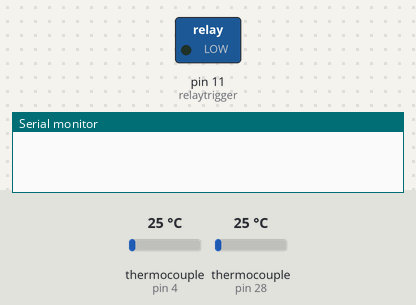
This sketch was run on a simulated Arduino Mega 2560, built with avr-gcc and run on an emulated ATmega2560. Parts: switched loads named in the sketch (green lamp = pin HIGH), the last lines printed to the serial monitor. Inputs (shaded band) come from the test bench; at power-on: thermocouple (sensors on pin 4, pin 28) 25 °C. Pins used as bus, display or sensor lines are not drawn.

Above: at 0.1 s.
At 0.6 s:
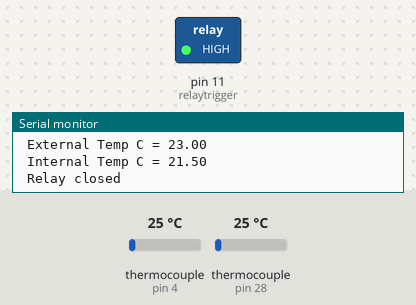
Timing chart, 0 to 2.1 s (numbered marks = the images above):
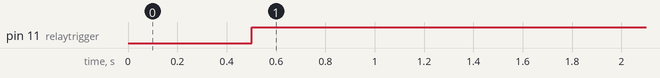

The sketch:

heat_tape_control_v2.ino
```cpp
//Purpose of this code is to control the temperature of the heating tape with
// the aid of a K-type thermocouple.

#include "max6675.h"

//Defining variables
float actualtemp_ext = 0;
float actualtemp_int = 0;
float thermocouple1_offset = 2; //+2 deg. C offset
float thermocouple2_offset = 3.5; //+3.5 deg. C offset
float templimit_ext = 500;
float templimit_int = 400;

//Relay Pin Definitions
int relaytrigger = 11;

//Thermocouple 1 Pin Definitions
int thermoDO1 = 3;            // SO pin on HW-550 board
int thermoCS1 = 4;            // CS pin (PWM)
int thermoCLK1 = 5;           // SCK pin (PWM)
int vccPin1 = 6;              // choose pin for vcc
int gndPin1 = 7;              // choose pin for gnd

//Thermocouple 2 Pin Definitions
int thermoDO2 = 30;            // SO pin on HW-550 board
int thermoCS2 = 28;            // CS pin (PWM)
int thermoCLK2 = 26;           // SCK pin (PWM)
int vccPin2 = 24;              // choose pin for vcc
int gndPin2 = 22;              // choose pin for gnd

MAX6675 thermocouple1(thermoCLK1, thermoCS1, thermoDO1);      //defining MAX6675
MAX6675 thermocouple2(thermoCLK2, thermoCS2, thermoDO2);      //defining MAX6675


void setup() {
  Serial.begin(9600);
  // For Relay
  pinMode(relaytrigger, OUTPUT);

  // For thermocouple 1
  pinMode(vccPin1, OUTPUT); digitalWrite(vccPin1, HIGH); //set pin as a 5V vcc
  pinMode(gndPin1, OUTPUT); digitalWrite(gndPin1, LOW);  //set pin as a gnd

   // For thermocouple 2
  pinMode(vccPin2, OUTPUT); digitalWrite(vccPin2, HIGH); //set pin as a 5V vcc
  pinMode(gndPin2, OUTPUT); digitalWrite(gndPin2, LOW);  //set pin as a gnd

  // wait for MAX chip to stabilize
  delay(500);
}

void loop() {
  // basic readout test, just print the current temp

   //Serial.print("Thermocouple 1 C = ");
   //Serial.println(thermocouple1.readCelsius());
   actualtemp_ext = (thermocouple1.readCelsius()) - thermocouple1_offset;
   Serial.print("\n External Temp C = ");
   Serial.println(actualtemp_ext);
   if (actualtemp_ext < templimit_ext) //Temperature Comparison
   {
        actualtemp_int = (thermocouple2.readCelsius()) - thermocouple2_offset;
        Serial.print("\n Internal Temp C = ");
        Serial.println(actualtemp_int);
        if (actualtemp_int < templimit_int) //Temperature Comparison
        {
        digitalWrite(relaytrigger,HIGH);           // Turns ON Relay
        Serial.println("\n Relay closed");
        }
        else
        {
        digitalWrite(relaytrigger,LOW);           // Turns OFF Relay
        Serial.println("\n Relay open");
        }
   }
   else
   {
       actualtemp_int = (thermocouple2.readCelsius()) - thermocouple2_offset;
       Serial.print("\n Internal Temp C = ");
       Serial.println(actualtemp_int);
       digitalWrite(relaytrigger,LOW);           // Turns OFF Relay
       Serial.println("\n Relay open");
   }

   delay(500);
}
```

Measured:
- by itself, pin 11 (relaytrigger): LOW → HIGH at 0.50 s
